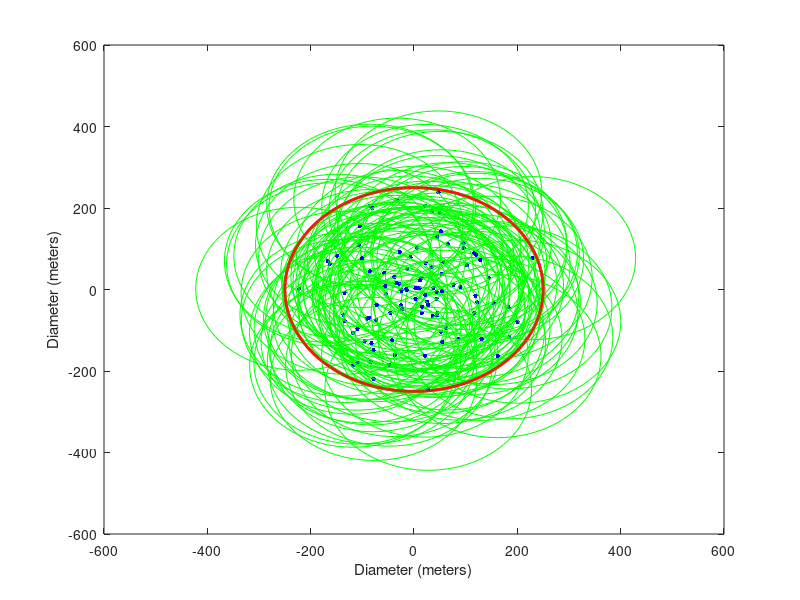
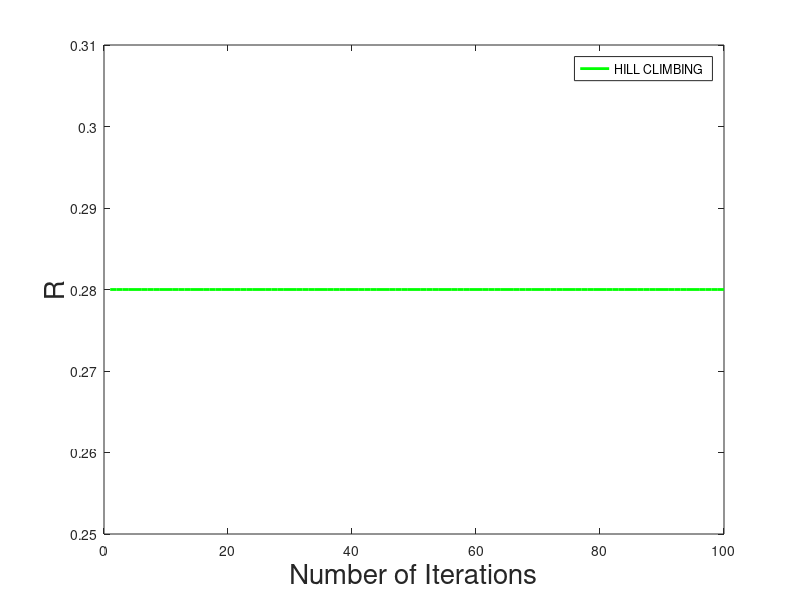

These charts were generated, in order, by the following MATLAB code:
clc
clear all;
close all;
%%%%%%%%%%% Initilizing General Variables %%%%%%%%%%%%%%%%%
R = 250; %radius of circle
Range = 200; %transmission range of nodes
N = 100; %number of nodes
Degree=zeros(1,N);
fitness_func_R=0;
max_step=100; % maximum itrations in SA
plot_test=zeros(1,N);
avg=1;
for xx=1:avg

%%%%%%%%%%%%%% Start cirle with diameter 500m, for defining field
t=0:pi/500:2*pi; 
x1=R*cos(t);
y1=R*sin(t);

plot(x1,y1,'r', 'LineWidth',2.0)
xlabel('Diameter (meters)');
ylabel('Diameter (meters)');
hold on;
%%%%%%%%%%%% End cirle with diameter 500m, for defining field
distance= @(x,y) sqrt(((x.xd-y.xd)^2) + ((x.yd-y.yd)^2)); %Calculating Ecladian Distance

for i=1:N
    r=R;
    th=2*pi;
    r=r * rand ;
    th=th * rand ;
    x=r*(cos(th));
    y=r*(sin(th));
%%%% Start cirle with radius 200m, for defining nodes range    
    th = 0:pi/50:2*pi;
    xunit = Range * cos(th) + x;
    yunit = Range * sin(th) + y;
    plot(xunit, yunit, 'g', 'LineWidth',0.5);
    hold on
%%%% End cirle with radius 200m, for defining nodes range
    S(i).xd=x;
    S(i).yd=y;
    S(i).Nei= [];
    plot(S(i).xd,S(i).yd,'b.','MarkerSize',10)
    hold on
end

plot(x1,y1,'r', 'LineWidth',2.0)
hold on
plot(S(i).xd,S(i).yd,'b.','MarkerSize',10)
%%%%%% Distance %%%%%%%
for i=1:N  
    index=1;
    for j=1:N
           if i~=j
                distance_with_node =  distance(S(i),S(j));
                %if distance_with_node <= Range && numel(S(i).Nei)~=10
                if distance_with_node <= Range 
                    S(i).Nei (index)= j;
                    index=index+1;
                    hold on
                end               
           end
    end   
end

%%%%%%%%%%%%%%%%%%%%% Start of Adjacency Matrix %%%%%%%%%%%%%%%%%%%%
for i=1:N
    for j=1:N
        Member_check = ismember(i, S(j).Nei(:));
        if Member_check == 0
            A(i,j) = 0;
        else
            A(i,j) =1;
        end
    end
    Degree(i)=numel(S(i).Nei);
end


HA_temp(100,100)=0;
HA_temp_1(100,100)=0;
HA_temp=A;

for p=1:max_step
    
  %%%%%%%%%%% Calculating R for HA_temp %%%%%%%%%%
    c=HA_temp;    %sconverting 3D matrix into 2D matric for calculation of R    
  
            for k=1:N
                degree_R(k)=sum(c(:,k));    %%degree calculation of matrix C, ready for calculation of schineder R
            end

    %%%%%%%%%%%%%%%%%%%% Calculating R   %%%%%%%%%%%%%%%%%%%%%%%%%%%%%%%%%%%%%%%%%
    %%%%%%%%%%% Calculating Maximum Degree Node %%%%%%%%%%%%%%%%
    [max_num,max_idx] = max(degree_R(:));
    max_idx;
    %%%%%%%%%%%% Deleting Maximum Degree Node %%%%%%%%%%%%%%%%%%
    A_D=c;
    A_D(:,max_idx)=0;
    A_D(max_idx,:)=0;
    %%%%%%%%% Finding 2nd Maximum degree %%%%%%%%%%%%%%%%%%%%%%%
    second_Degree(1,N)=0;
    for i=1:N
        for j=1:N
            second_Degree(j)= sum(A_D(:,j));
        end
    end
    [second_max_num,second_max_idx] = max(second_Degree(:));
    second_max_idx;
    %%%%%%%%%%%%%% Finding 90% Degrees in Comparison to Maximum degree %%%%%
    ninty_percent_max_degree=(max_num/100)*90;
    ninty_percent_threshold=0;
    num_ninty_percent_nodes=0;
   for j=1:N
        if second_Degree(j)>= ninty_percent_max_degree;
           num_ninty_percent_nodes= num_ninty_percent_nodes+1;
        end
   end
    num_ninty_percent_nodes;
    %%%%%%% Calculating Fittness Function R %%%%%%%
    fitness_func_R= num_ninty_percent_nodes/N;
     schineder_HA_temp=fitness_func_R;
  
  %%%% End of R Calculation for HA_temp %%%%%%%%%%
  if p==1
     schineder_HA_check_2=schineder_HA_temp; 
  end
  
  
  
HA_temp_1=HA_temp;    
  %%%%%%%% Finding two edges %%%%%%
  
    for k=1:N
    algo_degree(k)=sum(HA_temp_1(:,k));    
    end
    
%%%%%%%%%%% Process of finding two edges %%%%%%%%%%%%%%
%%%%%%% calculating first node %%%%%%%%%

 node1_index= ceil(rand(1)*N); %%%%Finding 1st Random Node
 node1_degree= algo_degree(node1_index);  %%%% Calculate degree of first random node
%%%% calculating second maximum degree node
HA_degree_second=algo_degree;
HA_degree_second(max_idx)=0;
[max_num,max_idx] = max(HA_degree_second(:));

Member_check=0;
for i=1:N
    
    if Member_check<HA_degree_second(i)
        if HA_temp_1(node1_index,i)==0 %%checking column of node1_index
            if HA_temp_1(i,node1_index)==0 %%%% Refer to picture, selection of highest degree having no edge with node 1
        node2_index=i; 
        node2_degree=HA_degree_second(i);
            end
        end
    end
end
node2_index;
node2_degree; 
%%%%% Calculating partner of node 1 %%%%%
degree_member_check=0;
node1_neighbour_degree=0;
node1_neighbour_index=0;
for i=1:N

    Member_check =HA_temp_1(i,node1_index);

    if Member_check == 1 && i~=node2_index && i~=node1_index%checking edges of node 1
       if HA_temp_1(i,node2_index)==0
           
                degree_member_check=sum(HA_temp_1(:,i)); %if edge exists with any node then calculate degree of that node
                if node1_neighbour_degree<degree_member_check
                    node1_neighbour_degree= degree_member_check ;
                    node1_neighbour_index=i;
                end
           
        end
    end
end



if (node1_neighbour_index)==0 %%%%If no node neighbor found as disered the select random
node1_neighbour_index=ceil(rand(1)*N);
node1_neighbour_degree=algo_degree(node1_neighbour_index);
end
node1_neighbour_index;
node1_neighbour_degree;


%%%% Calculating partner of node 2 %%%%%
degree_member_check=0;
node2_neighbour_degree=0;
node2_neighbour_index=0;
for i=1:N

    Member_check =HA_temp_1(i,node2_index);
%    Member_check = ismember(i, node2_index); %%check all rows of node2_index
    if Member_check == 1  
        if HA_temp_1(i,node1_index)==0 
            if HA_temp_1(i,node1_neighbour_index)==0 %checking edges of node 1
                degree_member_check=sum(HA_temp_1(:,i)); %if edge exists with any node then calculate degree of that node
                    if node2_neighbour_degree<degree_member_check
                        node2_neighbour_degree= degree_member_check ;
                        node2_neighbour_index=i;
                    end
            end
        end
    end
end

if (node2_neighbour_index)==0
node2_neighbour_index=ceil(rand(1)*N);
node2_neighbour_degree=algo_degree(node2_neighbour_index);
end

HA_temp_1(node1_index,node2_index)=1; %%making edge between node i and node k
HA_temp_1(node2_index,node1_index)=1; %%making edge between node k and node i
HA_temp_1(node1_neighbour_index,node2_neighbour_index)=1; %%making edge between node j and node l
HA_temp_1(node2_neighbour_index,node1_neighbour_index)=1; %%making edge between node l and node j  

  %%%%%%%%%%% Again Calculating R for HA_temp_1 after new edges %%%%%%%%%%
    c=HA_temp_1;    %sconverting 3D matrix into 2D matric for calculation of R    
  
            for k=1:N
                degree_R(k)=sum(c(:,k));    %%degree calculation of matrix C, ready for calculation of schineder R
            end

    %%%%%%%%%%%%%%%%%%%% Calculating R   %%%%%%%%%%%%%%%%%%%%%%%%%%%%%%%%%%%%%%%%%
    %%%%%%%%%%% Calculating Maximum Degree Node %%%%%%%%%%%%%%%%
    [max_num,max_idx] = max(degree_R(:));
    max_idx;
    %%%%%%%%%%%% Deleting Maximum Degree Node %%%%%%%%%%%%%%%%%%
    A_D=c;
    A_D(:,max_idx)=0;
    A_D(max_idx,:)=0;
    %%%%%%%%% Finding 2nd Maximum degree %%%%%%%%%%%%%%%%%%%%%%%
    second_Degree(1,N)=0;
    for i=1:N
        for j=1:N
            second_Degree(j)= sum(A_D(:,j));
        end
    end
    [second_max_num,second_max_idx] = max(second_Degree(:));
    second_max_idx;
    %%%%%%%%%%%%%% Finding 90% Degrees in Comparison to Maximum degree %%%%%
    ninty_percent_max_degree=(max_num/100)*90;
    ninty_percent_threshold=0;
    num_ninty_percent_nodes=0;
   for j=1:N
        if second_Degree(j)>= ninty_percent_max_degree;
           num_ninty_percent_nodes= num_ninty_percent_nodes+1;
        end
   end
    num_ninty_percent_nodes;
    %%%%%%% Calculating Fittness Function R %%%%%%%
    fitness_func_R= num_ninty_percent_nodes/N;
     schineder_HA_temp_second=fitness_func_R;  
  %%%% End of Again Re- R Calculation for HA_temp_1 %%%%%%%%%%
 
  if schineder_HA_temp_second>schineder_HA_temp 
        HA_temp=HA_temp_1;
  end
  
  
%%%%%%%%%%%%%%%%%%%%%%%%%%%%%%%%%
%%%%%%%%%%%%%%%%%%%% Start of Angle Sum Operation %%%%%%%%%%%%%%%%%%%%%%%%
    centroid_degree=sum(c(:,1))
    centroid_index=1
%%%%%%%% Finding two edges %%%%%%  
      while ((node1_index==0) || (node2_index==0) || (node1_neighbour_index==0) || (node2_neighbour_index==0)) 
    
        for k=1:N
            algo_degree(k)=sum(HA_temp(:,k));    
        end    
            %%%%%%%%%%% Process of finding two edges %%%%%%%%%%%%%%
            %%%%%%%%%%% calculating first node %%%%%%%%%%%%%

        node1_index= ceil(rand(1)*N); %%%%Finding 1st Random Node
        node1_degree= algo_degree(node1_index);  %%%% Calculate degree of first random node
            %%%% calculating second random node
        ROSE_degree_second=algo_degree;
        ROSE_degree_second(max_idx)=0;
        [max_num,max_idx] = max(ROSE_degree_second(:));
        Member_check=0;        
        for i=1:N    
            if Member_check<ROSE_degree_second(i)
                    node2_index= ceil(rand(1)*N); %%%%Finding 1st Random Node
                    node2_degree= algo_degree(node2_index);  %%%% Calculate degree of first random node
                if HA_temp(node1_index,i)==0 %%checking column of node1_index
                    if HA_temp(i,node1_index)==0 %%%% Refer to picture, selection of highest degree having no edge with node 1
                        node2_index=i; 
                        node2_degree=ROSE_degree_second(i);
                         break
                    end
                end
            end
        end
        node2_index;
        node2_degree; 
            %%%%% Calculating partner of node 1 %%%%%
        degree_member_check=0;
        node1_neighbour_degree=0;
        node1_neighbour_index=0;
        
        for i=1:N
            Member_check =HA_temp(i,node1_index);
            if Member_check == 1 && i~=node2_index && i~=node1_index%checking edges of node 1
                if HA_temp(i,node2_index)==0           
                    degree_member_check=sum(HA_temp(:,i)); %if edge exists with any node then calculate degree of that node
                    if node1_neighbour_degree<degree_member_check
                        node1_neighbour_degree= degree_member_check ;
                        node1_neighbour_index=i;
                    end
                end
            end
        end
        node1_neighbour_index;
        node1_neighbour_degree;
            %%%% Calculating partner of node 2 %%%%%
        degree_member_check=0;
        node2_neighbour_degree=0;
        node2_neighbour_index=0;
        for i=1:N
            Member_check =HA_temp(i,node2_index);
            % Member_check = ismember(i, node2_index); %%check all rows of node2_index
                if Member_check == 1  
                    if HA_temp_1(i,node1_index)==0 
                        if HA_temp(i,node1_neighbour_index)==0 %checking edges of node 1
                            degree_member_check=sum(HA_temp(:,i)); %if edge exists with any node then calculate degree of that node
                                if node2_neighbour_degree<degree_member_check
                                        node2_neighbour_degree= degree_member_check ;
                                        node2_neighbour_index=i;
                                end
                        end
                    end
                end
        end
    end %%%% End of while loop for non zero edge calculation
n_i=node1_index;
n_i_d=node1_degree;
n_j=node1_neighbour_index;
n_j_d=node1_neighbour_degree;
n_k=node2_index;
n_k_d=node2_degree;
n_l=node2_neighbour_index;
n_l_d=node2_neighbour_degree;
    if (centroid_index~=node1_index && centroid_index~=node2_index && centroid_index~=node1_neighbour_index && centroid_index~=node2_neighbour_index)
        m1_xd=(S(node1_index).xd+S(node1_neighbour_index).xd)/2;  %%%%% Calculating x axis value mid point to edge i and j
        m1_yd=(S(node1_index).yd+S(node1_neighbour_index).yd)/2;  %%%%% Calculating y axis value mid point to edge i and j
        m2_xd=(S(node2_index).xd+S(node2_neighbour_index).xd)/2;  %%%%% Calculating x axis value mid point to edge k and l
        m2_yd=(S(node2_index).yd+S(node2_neighbour_index).yd)/2;  %%%%% Calculating y axis value mid point to edge k and l
        
        len_a_alpha_scheme1=sqrt(abs((S(centroid_index).xd-S(n_j).xd).^2)+abs((S(centroid_index).yd-S(n_j).yd).^2));
        len_b_alpha_scheme1=sqrt(abs((S(n_i).xd-S(centroid_index).xd).^2)+abs((S(n_i).yd-S(centroid_index).yd).^2));
        len_c_alpha_scheme1=sqrt(abs((S(n_j).xd-S(n_i).xd).^2)+abs((S(n_j).yd-S(n_i).yd).^2));
        
        if len_b_alpha_scheme1<len_a_alpha_scheme1  %%% to make sure that len a is less than len b
            temp_a=len_b_alpha_scheme1; %if len b is less than len a then swap
            temp_b=len_a_alpha_scheme1; %if len b is less than len a then swap
            len_a_alpha_scheme1=temp_a; %if len b is less than len a then swap
            len_b_alpha_scheme1=temp_b; %if len b is less than len a then swap
        end
        
        alpha_scheme1=acos((len_b_alpha_scheme1.^2+len_c_alpha_scheme1.^2-len_a_alpha_scheme1.^2)/(2*len_b_alpha_scheme1*len_c_alpha_scheme1))
        
        len_a_beta_scheme1=sqrt(abs((S(centroid_index).xd-S(n_l).xd).^2)+abs((S(centroid_index).yd-S(n_l).yd).^2));
        len_b_beta_scheme1=sqrt(abs((S(n_k).xd-S(centroid_index).xd).^2)+abs((S(n_k).yd-S(centroid_index).yd).^2));
        len_c_beta_scheme1=sqrt(abs((S(n_l).xd-S(n_k).xd).^2)+abs((S(n_l).yd-S(n_k).yd).^2));
        if len_b_beta_scheme1<len_a_beta_scheme1  %%% to make sure that len a is less than len b
            temp_a=len_b_beta_scheme1;  %if len b is less than len a then swap
            temp_b=len_a_beta_scheme1;  %if len b is less than len a then swap
            len_a_beta_scheme1=temp_a;  %if len b is less than len a then swap
            len_b_beta_scheme1=temp_b;  %if len b is less than len a then swap
        end        
        beta_scheme1=acos((len_b_alpha_scheme1.^2+len_c_alpha_scheme1.^2-len_a_alpha_scheme1.^2)/(2*len_b_alpha_scheme1*len_c_alpha_scheme1))
        
        scheme1angle=alpha_scheme1+beta_scheme1;
        
        len_a_alpha_scheme2=sqrt(abs((S(centroid_index).xd-S(n_k).xd).^2)+abs((S(centroid_index).yd-S(n_k).yd).^2));
        len_b_alpha_scheme2=sqrt(abs((S(n_i).xd-S(centroid_index).xd).^2)+abs((S(n_i).yd-S(centroid_index).yd).^2));
        len_c_alpha_scheme2=sqrt(abs((S(n_k).xd-S(n_i).xd).^2)+abs((S(n_k).yd-S(n_i).yd).^2));        
        if len_b_alpha_scheme1<len_a_alpha_scheme1  %%% to make sure that len a is less than len b
            temp_a=len_b_alpha_scheme1;  %if len b is less than len a then swap
            temp_b=len_a_alpha_scheme1;  %if len b is less than len a then swap
            len_a_alpha_scheme1=temp_a;  %if len b is less than len a then swap
            len_b_alpha_scheme1=temp_b;  %if len b is less than len a then swap
        end        
        alpha_scheme2=acos((len_b_alpha_scheme1.^2+len_c_alpha_scheme1.^2-len_a_alpha_scheme1.^2)/(2*len_b_alpha_scheme1*len_c_alpha_scheme1))
        
        
        len_a_beta_scheme2=sqrt(abs((S(centroid_index).xd-S(n_l).xd).^2)+abs((S(centroid_index).yd-S(n_l).yd).^2));
        len_b_beta_scheme2=sqrt(abs((S(n_j).xd-S(centroid_index).xd).^2)+abs((S(n_j).yd-S(centroid_index).yd).^2));
        len_c_beta_scheme2=sqrt(abs((S(n_j).xd-S(n_l).xd).^2)+abs((S(n_j).yd-S(n_l).yd).^2));        
        if len_b_beta_scheme1<len_a_beta_scheme1  %%% to make sure that len a is less than len b
            temp_a=len_b_beta_scheme1;  %if len b is less than len a then swap
            temp_b=len_a_beta_scheme1;  %if len b is less than len a then swap
            len_a_beta_scheme1=temp_a;  %if len b is less than len a then swap
            len_b_beta_scheme1=temp_b;  %if len b is less than len a then swap
        end   
        beta_scheme2=acos((len_b_alpha_scheme1.^2+len_c_alpha_scheme1.^2-len_a_alpha_scheme1.^2)/(2*len_b_alpha_scheme1*len_c_alpha_scheme1))
        scheme2angle=alpha_scheme2+beta_scheme2;
        
        len_a_alpha_scheme3=sqrt(abs((S(centroid_index).xd-S(n_j).xd).^2)+abs((S(centroid_index).yd-S(n_j).yd).^2));
        len_b_alpha_scheme3=sqrt(abs((S(n_k).xd-S(centroid_index).xd).^2)+abs((S(n_k).yd-S(centroid_index).yd).^2));
        len_c_alpha_scheme3=sqrt(abs((S(n_j).xd-S(n_k).xd).^2)+abs((S(n_j).yd-S(n_k).yd).^2));        
        if len_b_alpha_scheme1<len_a_alpha_scheme1  %%% to make sure that len a is less than len b
            temp_a=len_b_alpha_scheme1;  %if len b is less than len a then swap
            temp_b=len_a_alpha_scheme1;  %if len b is less than len a then swap
            len_a_alpha_scheme1=temp_a;  %if len b is less than len a then swap
            len_b_alpha_scheme1=temp_b;  %if len b is less than len a then swap
        end        
        alpha_scheme3=acos((len_b_alpha_scheme1.^2+len_c_alpha_scheme1.^2-len_a_alpha_scheme1.^2)/(2*len_b_alpha_scheme1*len_c_alpha_scheme1))
        
        
        len_a_beta_scheme3=sqrt(abs((S(centroid_index).xd-S(n_l).xd).^2)+abs((S(centroid_index).yd-S(n_l).yd).^2));
        len_b_beta_scheme3=sqrt(abs((S(n_i).xd-S(centroid_index).xd).^2)+abs((S(n_i).yd-S(centroid_index).yd).^2));
        len_c_beta_scheme3=sqrt(abs((S(n_l).xd-S(n_i).xd).^2)+abs((S(n_j).yd-S(n_l).yd).^2));        
        if len_b_beta_scheme1<len_a_beta_scheme1  %%% to make sure that len a is less than len b
            temp_a=len_b_beta_scheme1;  %if len b is less than len a then swap
            temp_b=len_a_beta_scheme1;  %if len b is less than len a then swap
            len_a_beta_scheme1=temp_a;  %if len b is less than len a then swap
            len_b_beta_scheme1=temp_b;  %if len b is less than len a then swap
        end           
        beta_scheme3=acos((len_b_alpha_scheme1.^2+len_c_alpha_scheme1.^2-len_a_alpha_scheme1.^2)/(2*len_b_alpha_scheme1*len_c_alpha_scheme1))
        scheme3angle=alpha_scheme3+beta_scheme3;
        
        if scheme1angle>scheme2angle
            schineder_ROSE_temp_new; 
            ROSE_temp_2=HA_temp; 
            ROSE_temp_2(n_i,n_j)=0;
            ROSE_temp_2(n_j,n_i)=0;
            ROSE_temp_2(n_k,n_l)=0;
            ROSE_temp_2(n_l,n_k)=0;  
            ROSE_temp_2(n_i,n_k)=1;
            ROSE_temp_2(n_k,n_i)=1;
            ROSE_temp_2(n_j,n_l)=1;
            ROSE_temp_2(n_l,n_j)=1;
                        %%%%%%%%%%% Calculating R for ROSE_temp %%%%%%%%%%
        c=ROSE_temp_2;    %sconverting 3D matrix into 2D matric for calculation of R    
  
            for k=1:N
                degree_R(k)=sum(c(:,k));    %%degree calculation of matrix C, ready for calculation of schineder R
            end

            %%%%%%%%%%%%%%%%%%%% Calculating R %%%%%%%%%%%%%%%%%%%%%%%%%%%%%%%%%%%%%%%%%
            %%%%%%%%%%% Calculating Maximum Degree Node %%%%%%%%%%%%%%%%
            [max_num,max_idx] = max(degree_R(:));
            max_idx;
            %%%%%%%%%%%% Deleting Maximum Degree Node %%%%%%%%%%%%%%%%%%
            A_D=c;
            A_D(:,max_idx)=0;
            A_D(max_idx,:)=0;
            %%%%%%%%% Finding 2nd Maximum degree %%%%%%%%%%%%%%%%%%%%%%%
            second_Degree(1,N)=0;
            for i=1:N
                for j=1:N
                    second_Degree(j)= sum(A_D(:,j));
                end
            end
            [second_max_num,second_max_idx] = max(second_Degree(:));
            second_max_idx;
            %%%%%%%%%%%%%% Finding 90% Degrees in Comparison to Maximum degree %%%%%
            ninty_percent_max_degree=(max_num/100)*90;
            ninty_percent_threshold=0;
            num_ninty_percent_nodes=0;
            for j=1:N
                if second_Degree(j)>= ninty_percent_max_degree;
                   num_ninty_percent_nodes= num_ninty_percent_nodes+1;
                end
            end
            num_ninty_percent_nodes;
            %%%%%%% Calculating Fittness Function R %%%%%%%
            fitness_func_R= num_ninty_percent_nodes/N;
            schineder_ROSE_temp_new=fitness_func_R;
            %%%% End of R Calculation for ROSE_temp %%%%%%%%%%
            if schineder_ROSE_temp_new>schineder_ROSE_temp
                HA_temp=ROSE_temp_2;
            end        
        end
        if scheme1angle>scheme3angle
            schineder_ROSE_temp_new;    
            ROSE_temp_2=HA_temp; 
            ROSE_temp_2(n_i,n_j)=0;
            ROSE_temp_2(n_j,n_i)=0;
            ROSE_temp_2(n_k,n_l)=0;
            ROSE_temp_2(n_l,n_k)=0;  

            ROSE_temp_2(n_i,n_l)=1;
            ROSE_temp_2(n_l,n_i)=1;
            ROSE_temp_2(n_j,n_k)=1;
            ROSE_temp_2(n_k,n_j)=1;  
                        %%%%%%%%%%% Calculating R for ROSE_temp %%%%%%%%%%
        c=ROSE_temp_2;    %sconverting 3D matrix into 2D matric for calculation of R    
  
            for k=1:N
                degree_R(k)=sum(c(:,k));    %%degree calculation of matrix C, ready for calculation of schineder R
            end

            %%%%%%%%%%%%%%%%%%%% Calculating R %%%%%%%%%%%%%%%%%%%%%%%%%%%%%%%%%%%%%%%%%
            %%%%%%%%%%% Calculating Maximum Degree Node %%%%%%%%%%%%%%%%
            [max_num,max_idx] = max(degree_R(:));
            max_idx;
            %%%%%%%%%%%% Deleting Maximum Degree Node %%%%%%%%%%%%%%%%%%
            A_D=c;
            A_D(:,max_idx)=0;
            A_D(max_idx,:)=0;
            %%%%%%%%% Finding 2nd Maximum degree %%%%%%%%%%%%%%%%%%%%%%%
            second_Degree(1,N)=0;
            for i=1:N
                for j=1:N
                    second_Degree(j)= sum(A_D(:,j));
                end
            end
            [second_max_num,second_max_idx] = max(second_Degree(:));
            second_max_idx;
            %%%%%%%%%%%%%% Finding 90% Degrees in Comparison to Maximum degree %%%%%
            ninty_percent_max_degree=(max_num/100)*90;
            ninty_percent_threshold=0;
            num_ninty_percent_nodes=0;
            for j=1:N
                if second_Degree(j)>= ninty_percent_max_degree;
                   num_ninty_percent_nodes= num_ninty_percent_nodes+1;
                end
            end
            num_ninty_percent_nodes;
            %%%%%%% Calculating Fittness Function R %%%%%%%
            fitness_func_R= num_ninty_percent_nodes/N;
            schineder_ROSE_temp_new=fitness_func_R;

            %%%% End of R Calculation for ROSE_temp %%%%%%%%%%
            if schineder_ROSE_temp_new>schineder_ROSE_temp
                HA_temp=ROSE_temp_2;
            end   
        end  
        
    end
    
%%%% End of Angle Sum Operation %%%%%%%%%
%%%%%%%%%%%%%%%%%%%%%%%%%%%%%%%%%


 %%%%%%%%%%% Again Calculating R for SA_temp_1 after new edges %%%%%%%%%%
    c=HA_temp;    %sconverting 3D matrix into 2D matric for calculation of R    
  
            for k=1:N
                degree_R(k)=sum(c(:,k));    %%degree calculation of matrix C, ready for calculation of schineder R
            end

    %%%%%%%%%%%%%%%%%%%% Calculating R   %%%%%%%%%%%%%%%%%%%%%%%%%%%%%%%%%%%%%%%%%
    %%%%%%%%%%% Calculating Maximum Degree Node %%%%%%%%%%%%%%%%
    [max_num,max_idx] = max(degree_R(:));
    max_idx;
    %%%%%%%%%%%% Deleting Maximum Degree Node %%%%%%%%%%%%%%%%%%
    A_D=c;
    A_D(:,max_idx)=0;
    A_D(max_idx,:)=0;
    %%%%%%%%% Finding 2nd Maximum degree %%%%%%%%%%%%%%%%%%%%%%%
    second_Degree(1,N)=0;
    for i=1:N
        for j=1:N
            second_Degree(j)= sum(A_D(:,j));
        end
    end
    [second_max_num,second_max_idx] = max(second_Degree(:));
    second_max_idx;
    %%%%%%%%%%%%%% Finding 90% Degrees in Comparison to Maximum degree %%%%%
    ninty_percent_max_degree=(max_num/100)*90;
    ninty_percent_threshold=0;
    num_ninty_percent_nodes=0;
   for j=1:N
        if second_Degree(j)>= ninty_percent_max_degree;
           num_ninty_percent_nodes= num_ninty_percent_nodes+1;
        end
   end
    num_ninty_percent_nodes;
    %%%%%%% Calculating Fittness Function R %%%%%%%
    fitness_func_R= num_ninty_percent_nodes/N;
     schineder_HA_temp_Final=fitness_func_R;
  
  %%%% End of Again Re- R Calculation for SA_temp_1 %%%%%%%%%%  
  %%%%%%%%%%%%%%%%%%%%%%%%%%%%%%%%%%%%%%%%%%%%%%%%%%%%%%%%%%%%%%%%%%
  
%%%%%%%%%%%%%%%%%%%%%%%%%%%%%%%  
if p~=1
schineder_HA_check(p)=schineder_HA_temp_second;
schineder_HA_check_2(p)=schineder_HA_temp_Final;
end

end %% For loop max Step

plot_test=plot_test+schineder_HA_check_2;
xx
end %%%for loop Avg

plot_test=plot_test/avg;
figure;
plot(plot_test, 'g','LineWidth',2.00);
legend('HILL CLIMBING');
ylabel('R','fontsize',20)
xlabel('Number of Iterations','fontsize',20)

